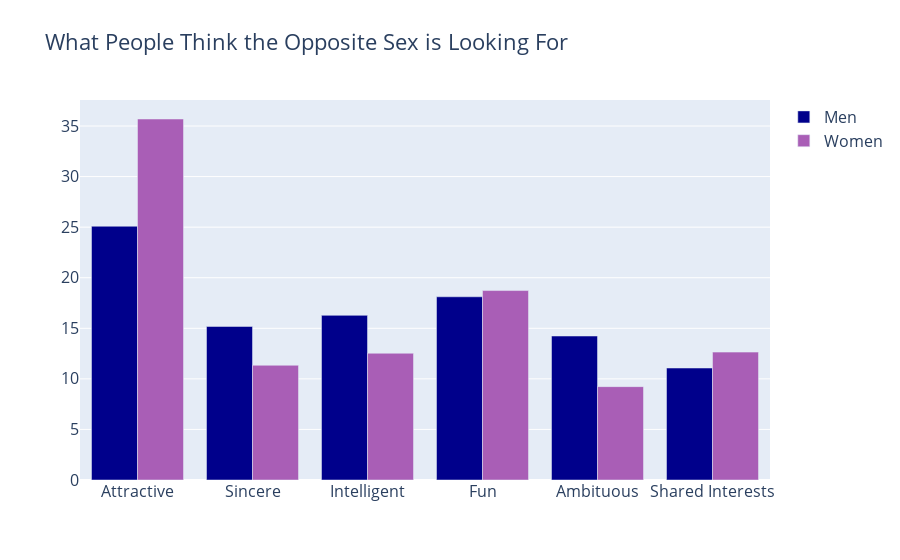

Notebook code for this chart:
### Code cell
trace3 = go.Bar(
    y=list(attributes_gender_2.iloc[1]),
    x=attributes_gender_2.columns.values,
    name='Men',
    marker=dict(
        color='#00008b'
    )
)
trace4 = go.Bar(
    y=list(attributes_gender_2.iloc[0]),
    x=attributes_gender_2.columns.values,
    name='Women',
    marker=dict(
        color='#A95EB6'
    )
)

data2 = [trace3, trace4]
layout = go.Layout(
    title='What People Think the Opposite Sex is Looking For',
    font=dict(
        size=16
    ),
    legend=dict(
        font=dict(
            size=16
        )
    )
)
fig = go.Figure(data=data2, layout=layout)
py.iplot(fig, filename='barchart')

### Figure 1 — Plotly figure (JSON) as saved in the notebook; plotly's stock layout.template omitted (floating-point values rounded to 4 significant figures)
{"data": [{"marker": {"color": "#00008b"}, "name": "Men", "type": "bar", "x": ["Attractive", "Sincere", "Intelligent", "Fun", "Ambituous", "Shared Interests"], "y": [25.09, 15.18, 16.28, 18.12, 14.23, 11.07]}, {"marker": {"color": "#A95EB6"}, "name": "Women", "type": "bar", "x": ["Attractive", "Sincere", "Intelligent", "Fun", "Ambituous", "Shared Interests"], "y": [35.69, 11.34, 12.53, 18.73, 9.231, 12.65]}], "layout": {"font": {"size": 16}, "legend": {"font": {"size": 16}}, "title": {"text": "What People Think the Opposite Sex is Looking For"}}}
